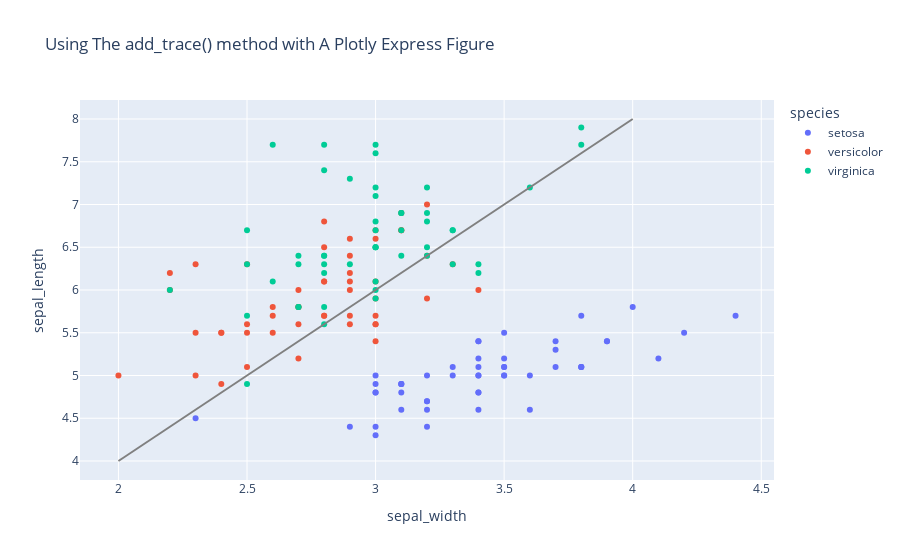

Source (notebook cell):
### Code cell
fig.add_trace(
    go.Scatter(
        x=[2,4],
        y=[4,8],
        mode='lines',
        line=go.scatter.Line(color='gray'),
        showlegend=False
    )
)
fig.show()

### Figure 1 — Plotly figure (JSON) as saved in the notebook; plotly's stock layout.template omitted (floating-point values rounded to 4 significant figures)
{"data": [{"hovertemplate": "species=setosa<br>sepal_width=%{x}<br>sepal_length=%{y}<extra></extra>", "legendgroup": "setosa", "marker": {"color": "#636efa", "symbol": "circle"}, "mode": "markers", "name": "setosa", "orientation": "v", "showlegend": true, "type": "scatter", "x": [3.5, 3, 3.2, 3.1, 3.6, 3.9, 3.4, 3.4, 2.9, 3.1, 3.7, 3.4, 3, 3, 4, 4.4, 3.9, 3.5, 3.8, 3.8, 3.4, 3.7, 3.6, 3.3, 3.4, 3, 3.4, 3.5, 3.4, 3.2, 3.1, 3.4, 4.1, 4.2, 3.1, 3.2, 3.5, 3.1, 3, 3.4, 3.5, 2.3, 3.2, 3.5, 3.8, 3, 3.8, 3.2, 3.7, 3.3], "xaxis": "x", "y": [5.1, 4.9, 4.7, 4.6, 5, 5.4, 4.6, 5, 4.4, 4.9, 5.4, 4.8, 4.8, 4.3, 5.8, 5.7, 5.4, 5.1, 5.7, 5.1, 5.4, 5.1, 4.6, 5.1, 4.8, 5, 5, 5.2, 5.2, 4.7, 4.8, 5.4, 5.2, 5.5, 4.9, 5, 5.5, 4.9, 4.4, 5.1, 5, 4.5, 4.4, 5, 5.1, 4.8, 5.1, 4.6, 5.3, 5], "yaxis": "y"}, {"hovertemplate": "species=versicolor<br>sepal_width=%{x}<br>sepal_length=%{y}<extra></extra>", "legendgroup": "versicolor", "marker": {"color": "#EF553B", "symbol": "circle"}, "mode": "markers", "name": "versicolor", "orientation": "v", "showlegend": true, "type": "scatter", "x": [3.2, 3.2, 3.1, 2.3, 2.8, 2.8, 3.3, 2.4, 2.9, 2.7, 2, 3, 2.2, 2.9, 2.9, 3.1, 3, 2.7, 2.2, 2.5, 3.2, 2.8, 2.5, 2.8, 2.9, 3, 2.8, 3, 2.9, 2.6, 2.4, 2.4, 2.7, 2.7, 3, 3.4, 3.1, 2.3, 3, 2.5, 2.6, 3, 2.6, 2.3, 2.7, 3, 2.9, 2.9, 2.5, 2.8], "xaxis": "x", "y": [7, 6.4, 6.9, 5.5, 6.5, 5.7, 6.3, 4.9, 6.6, 5.2, 5, 5.9, 6, 6.1, 5.6, 6.7, 5.6, 5.8, 6.2, 5.6, 5.9, 6.1, 6.3, 6.1, 6.4, 6.6, 6.8, 6.7, 6, 5.7, 5.5, 5.5, 5.8, 6, 5.4, 6, 6.7, 6.3, 5.6, 5.5, 5.5, 6.1, 5.8, 5, 5.6, 5.7, 5.7, 6.2, 5.1, 5.7], "yaxis": "y"}, {"hovertemplate": "species=virginica<br>sepal_width=%{x}<br>sepal_length=%{y}<extra></extra>", "legendgroup": "virginica", "marker": {"color": "#00cc96", "symbol": "circle"}, "mode": "markers", "name": "virginica", "orientation": "v", "showlegend": true, "type": "scatter", "x": [3.3, 2.7, 3, 2.9, 3, 3, 2.5, 2.9, 2.5, 3.6, 3.2, 2.7, 3, 2.5, 2.8, 3.2, 3, 3.8, 2.6, 2.2, 3.2, 2.8, 2.8, 2.7, 3.3, 3.2, 2.8, 3, 2.8, 3, 2.8, 3.8, 2.8, 2.8, 2.6, 3, 3.4, 3.1, 3, 3.1, 3.1, 3.1, 2.7, 3.2, 3.3, 3, 2.5, 3, 3.4, 3], "xaxis": "x", "y": [6.3, 5.8, 7.1, 6.3, 6.5, 7.6, 4.9, 7.3, 6.7, 7.2, 6.5, 6.4, 6.8, 5.7, 5.8, 6.4, 6.5, 7.7, 7.7, 6, 6.9, 5.6, 7.7, 6.3, 6.7, 7.2, 6.2, 6.1, 6.4, 7.2, 7.4, 7.9, 6.4, 6.3, 6.1, 7.7, 6.3, 6.4, 6, 6.9, 6.7, 6.9, 5.8, 6.8, 6.7, 6.7, 6.3, 6.5, 6.2, 5.9], "yaxis": "y"}, {"line": {"color": "gray"}, "mode": "lines", "showlegend": false, "type": "scatter", "x": [2, 4], "y": [4, 8]}], "layout": {"autosize": true, "legend": {"title": {"text": "species"}, "tracegroupgap": 0}, "title": {"text": "Using The add_trace() method with A Plotly Express Figure"}, "xaxis": {"anchor": "y", "autorange": true, "domain": [0, 1], "range": [1.849, 4.551], "title": {"text": "sepal_width"}, "type": "linear"}, "yaxis": {"anchor": "x", "autorange": true, "domain": [0, 1], "range": [3.778, 8.222], "title": {"text": "sepal_length"}, "type": "linear"}}}
